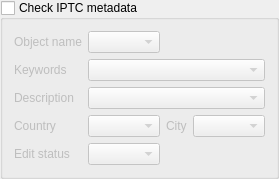
<?xml version="1.0" encoding="UTF-8"?>
<ui version="4.0">
 <class>IptcGroupBox</class>
 <widget class="QGroupBox" name="IptcGroupBox">
  <property name="title">
   <string>Check IPTC metadata</string>
  </property>
  <property name="checkable">
   <bool>true</bool>
  </property>
  <property name="checked">
   <bool>false</bool>
  </property>
  <layout class="QGridLayout" name="gridLayout">
   <item row="3" column="2">
    <widget class="QLabel" name="label_16">
     <property name="text">
      <string>City</string>
     </property>
    </widget>
   </item>
   <item row="3" column="1">
    <widget class="HistoryComboBox" name="countryNameComboBox">
     <property name="sizePolicy">
      <sizepolicy hsizetype="Expanding" vsizetype="Fixed">
       <horstretch>0</horstretch>
       <verstretch>0</verstretch>
      </sizepolicy>
     </property>
     <property name="toolTip">
      <string>Accepts regular expression</string>
     </property>
    </widget>
   </item>
   <item row="0" column="0">
    <widget class="QLabel" name="label_13">
     <property name="text">
      <string>Object name</string>
     </property>
    </widget>
   </item>
   <item row="3" column="0">
    <widget class="QLabel" name="label_15">
     <property name="text">
      <string>Country</string>
     </property>
    </widget>
   </item>
   <item row="4" column="0">
    <widget class="QLabel" name="label_17">
     <property name="text">
      <string>Edit status</string>
     </property>
    </widget>
   </item>
   <item row="3" column="3">
    <widget class="HistoryComboBox" name="cityComboBox">
     <property name="sizePolicy">
      <sizepolicy hsizetype="Expanding" vsizetype="Fixed">
       <horstretch>0</horstretch>
       <verstretch>0</verstretch>
      </sizepolicy>
     </property>
     <property name="toolTip">
      <string>Accepts regular expression</string>
     </property>
    </widget>
   </item>
   <item row="1" column="0">
    <widget class="QLabel" name="label_14">
     <property name="text">
      <string>Keywords</string>
     </property>
    </widget>
   </item>
   <item row="0" column="1">
    <widget class="HistoryComboBox" name="objectNameComboBox">
     <property name="sizePolicy">
      <sizepolicy hsizetype="Expanding" vsizetype="Fixed">
       <horstretch>0</horstretch>
       <verstretch>0</verstretch>
      </sizepolicy>
     </property>
     <property name="toolTip">
      <string>Accepts regular expression</string>
     </property>
    </widget>
   </item>
   <item row="2" column="0">
    <widget class="QLabel" name="label_18">
     <property name="text">
      <string>Description</string>
     </property>
    </widget>
   </item>
   <item row="4" column="1">
    <widget class="HistoryComboBox" name="editStatusComboBox">
     <property name="sizePolicy">
      <sizepolicy hsizetype="Expanding" vsizetype="Fixed">
       <horstretch>0</horstretch>
       <verstretch>0</verstretch>
      </sizepolicy>
     </property>
     <property name="toolTip">
      <string>Accepts regular expression</string>
     </property>
    </widget>
   </item>
   <item row="2" column="1" colspan="3">
    <widget class="HistoryComboBox" name="descriptionComboBox">
     <property name="sizePolicy">
      <sizepolicy hsizetype="Expanding" vsizetype="Fixed">
       <horstretch>0</horstretch>
       <verstretch>0</verstretch>
      </sizepolicy>
     </property>
     <property name="toolTip">
      <string>Accepts regular expression</string>
     </property>
    </widget>
   </item>
   <item row="1" column="1" colspan="3">
    <widget class="HistoryComboBox" name="keywordsComboBox">
     <property name="sizePolicy">
      <sizepolicy hsizetype="Expanding" vsizetype="Fixed">
       <horstretch>0</horstretch>
       <verstretch>0</verstretch>
      </sizepolicy>
     </property>
     <property name="toolTip">
      <string>Accepts regular expression</string>
     </property>
    </widget>
   </item>
  </layout>
 </widget>
 <customwidgets>
  <customwidget>
   <class>HistoryComboBox</class>
   <extends>QComboBox</extends>
   <header>widgets/HistoryComboBox.hpp</header>
  </customwidget>
 </customwidgets>
 <tabstops>
  <tabstop>objectNameComboBox</tabstop>
  <tabstop>keywordsComboBox</tabstop>
  <tabstop>descriptionComboBox</tabstop>
  <tabstop>countryNameComboBox</tabstop>
  <tabstop>cityComboBox</tabstop>
  <tabstop>editStatusComboBox</tabstop>
 </tabstops>
 <resources/>
 <connections/>
</ui>
